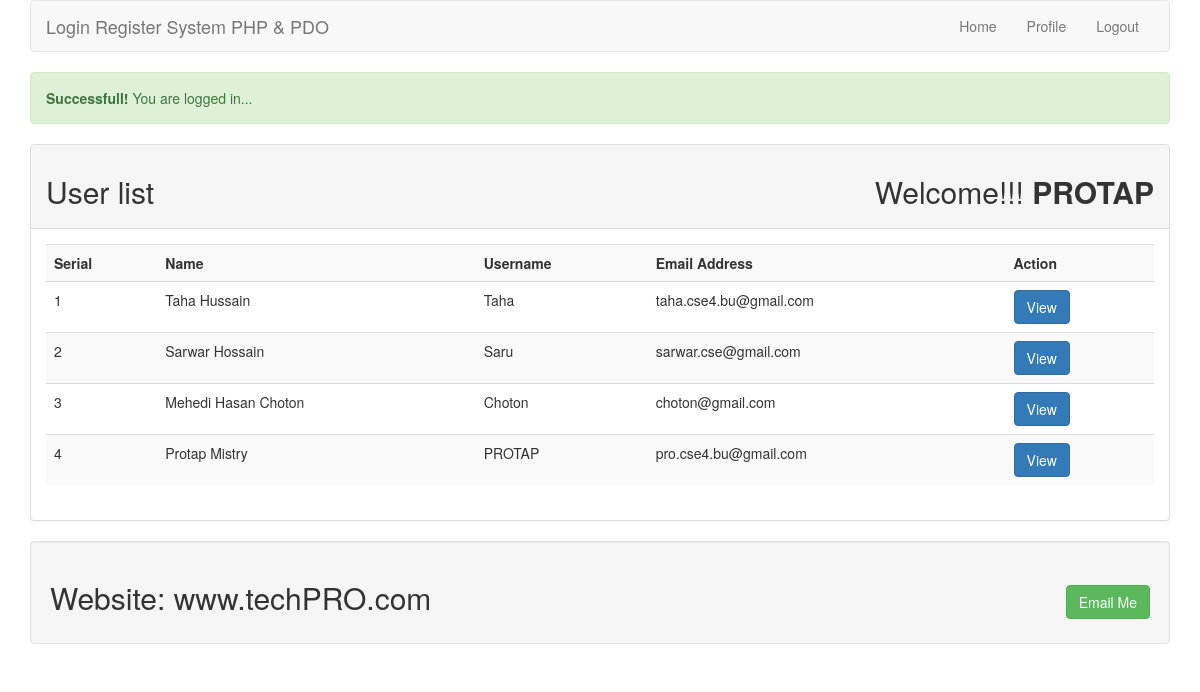
/index.php (signed in), run on the app's committed database.
### tables this page shows
CREATE TABLE `users` (
  `id` int(11) NOT NULL,
  `name` varchar(255) NOT NULL,
  `username` varchar(255) NOT NULL,
  `email` varchar(255) NOT NULL,
  `password` varchar(255) NOT NULL
);

### lib/Session.php (called while the page is built, shortened)
<?php
class Session
{
	public static function get($key)
	{
		if(isset($_SESSION[$key]))
		{
		    return $_SESSION[$key];
		}
		else
		{
			return false;
		}
	}
}
?>

### lib/User.php (called while the page is built, shortened)
<?php
include_once 'Session.php';
include 'Database.php';
class User
{
	private $table= "users";
	public function getUserData()
	{
		$sql= "select * from $this->table order by id desc";
		$query= dbConnection::myPrepareMethod($sql);
		$query->execute();
		$result= $query->fetchAll();
		return $result;
	}
}
?>

### lib/Database.php (called while the page is built, shortened)
<?php
	class dbConnection{
		private static $pdo;
		public static function getDatabase(){
			if(!isset(self::$pdo)){
				try{
					self::$pdo= new PDO('mysql: host='.db_host.'; dbname='.db_name, db_user, db_pass);
				}
				catch(PDOException $e){
					echo $e->getMessage();
				}
			}
			return self::$pdo;
		}
		public static function myPrepareMethod($sql){
			return self::getDatabase()->prepare($sql);
		}
	}
?>

### index.php (the view, shortened to what this page needs)
<?php
  include 'inc/header.php';
  include 'lib/user.php';
?>
<?php
	$loginmsg= Session::get("loginmsg");
	if(isset($loginmsg))
	{
		echo $loginmsg;
	}
?>
		<div class="panel panel-default">
		    <div class="panel-heading">
			    <h2> User list <span class="pull-right">
					    Welcome!!!
					<strong>
					<?php
                        $name= Session::get('username');
                        if(isset($name))
						{
							echo $name;
						}
					?>
					</strong>
				</span>
				</h2>
			</div>
			<div class="panel-body">
				<table class="table table-striped">
				    <th> Serial </th>
					<th> Name </th>
					<th> Username </th>
					<th> Email Address </th>
					<th> Action </th>
					<?php
						$user= new User();
						$userdata= $user->getUserData();
						if($userdata)
						{
							$i=0;
							foreach($userdata as $sdata)
							{
							$i++;
					?>
					<tr>
	                   <td><?php echo $i; ?></td>
					   <td><?php echo $sdata['name']; ?></td>
					   <td><?php echo $sdata['username']; ?></td>
					   <td><?php echo $sdata['email']; ?></td>
					   <td>
					   <a  class="btn btn-primary" href="profile.php?id=<?php echo $sdata['id']; ?>">
					     View
					   </a>
					   </td>
					</tr>
					<?php }}
					else
					{
						?>
						<tr>
						   <td colspan="5"> <h2> No user data found...</h2> </td>
						</tr>
					<?php }
					?>
				</table>
			</div>
		</div>
<?php include 'inc/footer.php';	?>

### inc/header.php (shortened to what this page needs)
<?php
$filepath= realpath(dirname(__FILE__));
include_once $filepath.'/../lib/Session.php';
?>
 <!DOCTYPE html>
 <html>
 <head>
	<link rel="stylesheet" href="css/bootstrap.min.css">
 </head>
 <body>
    <div class="container">
	    <nav class="navbar navbar-default">
            <div class="container-fluid">
			    <div class="navbar-header">
				    <a class="navbar-brand" href="index.php"> Login Register System PHP & PDO </a>
				</div>
				<ul class="nav navbar-nav pull-right">
				  <?php
				   $id= Session::get("id");
				   $userlogin= Session::get("login");
				   if($userlogin==true)
				   {
				   ?>
				   <li> <a href="index.php"> Home </a> </li>
				   <li> <a href="profile.php?id=<?php echo $id; ?>"> Profile </a>  </li>
				   <li> <a href="?action=logout"> Logout </a> </li>
				   <?php  }
				   else
				   { ?>
				   <li> <a href="login.php"> Login </a> </li>
				   <li> <a href="register.php"> Register </a> </li>
                   <?php } ?>
				</ul>
			</div>
		</nav>

### inc/footer.php
		<div class="well">
			<h2>
				Website: www.techPRO.com
				<span class="pull-right"><a href="mailto:pro.cse4.bu@gmail.com" "email me" class="btn btn-success">Email Me</a></span>
			</h2>
		</div>
	</div>
</body>
</html>

### data on the page
users: name "Taha Hussain", username "Taha", email "taha.cse4.bu@gmail.com"
users: name "Sarwar Hossain", username "Saru", email "sarwar.cse@gmail.com"
users: name "Mehedi Hasan Choton", username "Choton", email "choton@gmail.com"
users: name "Protap Mistry", username "PROTAP", email "pro.cse4.bu@gmail.com"

### other printed values
$loginmsg "Successfull! You are logged in..."
$name "PROTAP"
